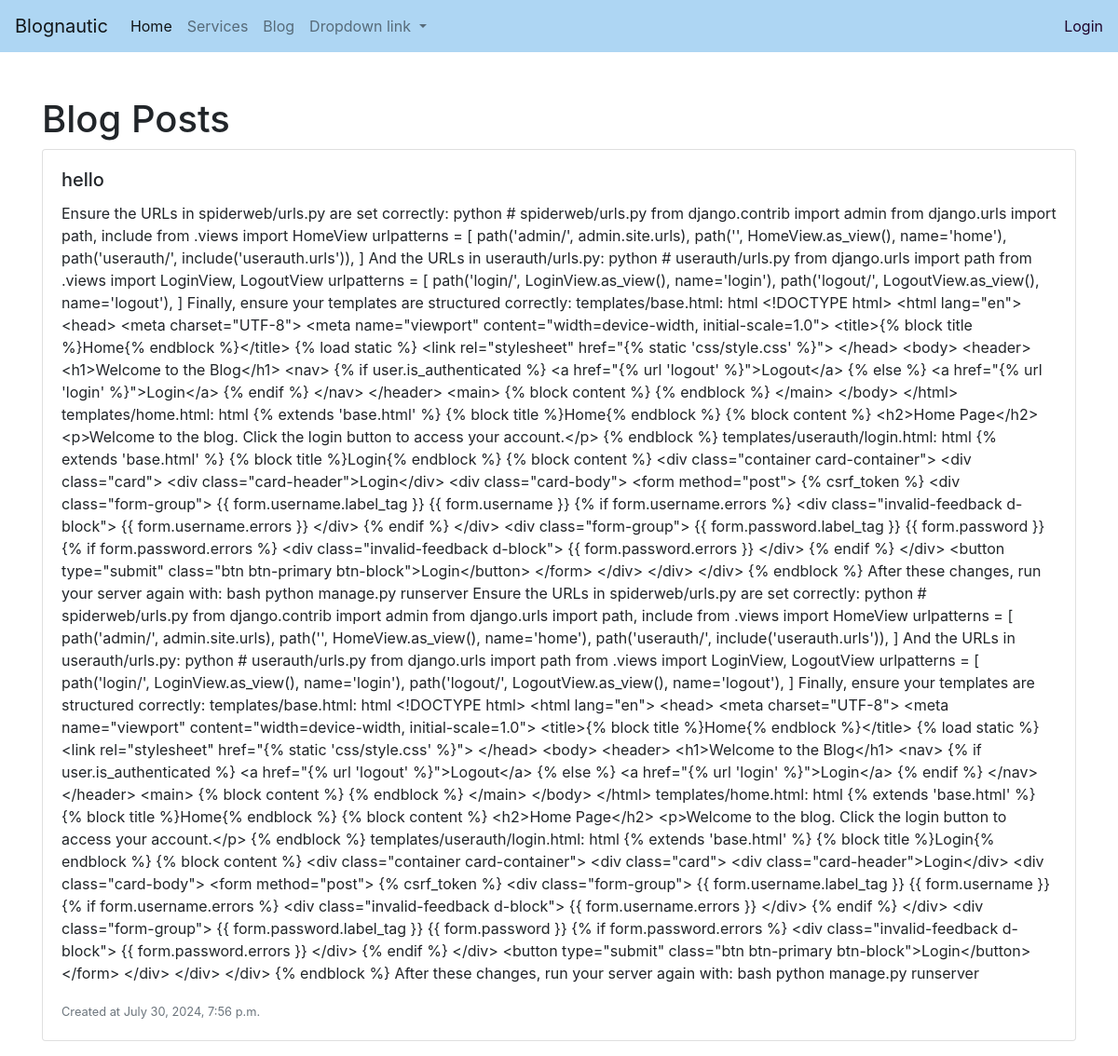
Screenshot of /blog/ with the database file from the repository.
### blog/models.py (models this page shows, shortened)
class Post(models.Model):
    title = models.CharField(max_length=200)
    content = models.TextField()
    created_at = models.DateTimeField(auto_now_add=True)

### blog/views.py (the view)
# urls.py: path('', post_list, name='post_list'),
def post_list(request):
    posts = Post.objects.all()  # Retrieve all posts from the database
    return render(request, 'blog/post_list.html', {'posts': posts})

### blog/templates/blog/post_list.html (shortened to what this page needs)
<!DOCTYPE html>
<html lang="en">
<head>
    <link rel="stylesheet" href="https://cdn.jsdelivr.net/npm/bootstrap@4.0.0/dist/css/bootstrap.min.css">
</head>
<body>
    {% include 'navbar.html' %}
    <div class="container mt-5">
        <h1>Blog Posts</h1>
        {% for post in posts %}
            <div class="card mb-3">
                <div class="card-body">
                    <h5 class="card-title">{{ post.title }}</h5>
                    <p class="card-text">{{ post.content }}</p>
                    <p class="card-text"><small class="text-muted">Created at {{ post.created_at }}</small></p>
                </div>
            </div>
        {% endfor %}
    </div>
</body>
</html>

### templates/navbar.html (shortened to what this page needs)
<nav class="navbar navbar-expand-lg sticky-top navbar-light" style="background-color: #aed6f3;">
  <a class="navbar-brand" href="#">Blognautic</a>
  <div class="collapse navbar-collapse" id="navbarText">
    <ul class="navbar-nav mr-auto">
      <li class="nav-item active">
        <a class="nav-link" href="{% url 'home' %}">Home <span class="sr-only">(current)</span></a>
      </li>
      <li class="nav-item">
        <a class="nav-link" href="{% url 'tool_kit_home' %}">Services</a>
      </li>
      <li class="nav-item">
        <a class="nav-link" href="{% url 'post_list' %}">Blog</a>
      </li>
      <li class="nav-item dropdown">
        <a class="nav-link dropdown-toggle" href="#" id="navbarDropdownMenuLink" data-toggle="dropdown" aria-haspopup="true" aria-expanded="false">
          Dropdown link
        </a>
      </li>
    </ul>
    <span class="navbar-text">
      {% if user.is_authenticated %}
          <a style="color: rgb(30, 3, 43);" href="{% url 'logout' %}">Logout</a>
      {% else %}
          <a style="color: rgb(30, 3, 43);" href="{% url 'login' %}">Login</a>
      {% endif %}
    </span>
  </div>
</nav>

### rows the page displays
Post: title "hello", content "Ensure the URLs in spiderweb/urls.py are set correctly: python # spiderweb/urls.py from django.contrib import admin from django.urls import path, include from .views import HomeView urlpatterns = [ path('admin/', admin.site.urls), path('', HomeView.as_view(), name='home'), path('userauth/', include('userauth.urls')), ] And the URLs in userauth/urls.py: python # userauth/urls.py from django.urls import path from .views import LoginView, LogoutView urlpatterns = [ path('login/', LoginView.as_view(), name='login'), path('logout/', LogoutView.as_view(), name='logout'), ] Finally, ensure your templates are structured correctly: templates/base.html: html <!DOCTYPE html> <html lang=\"en\"> <head>…", created_at "July 30, 2024, 7:56 p.m."
